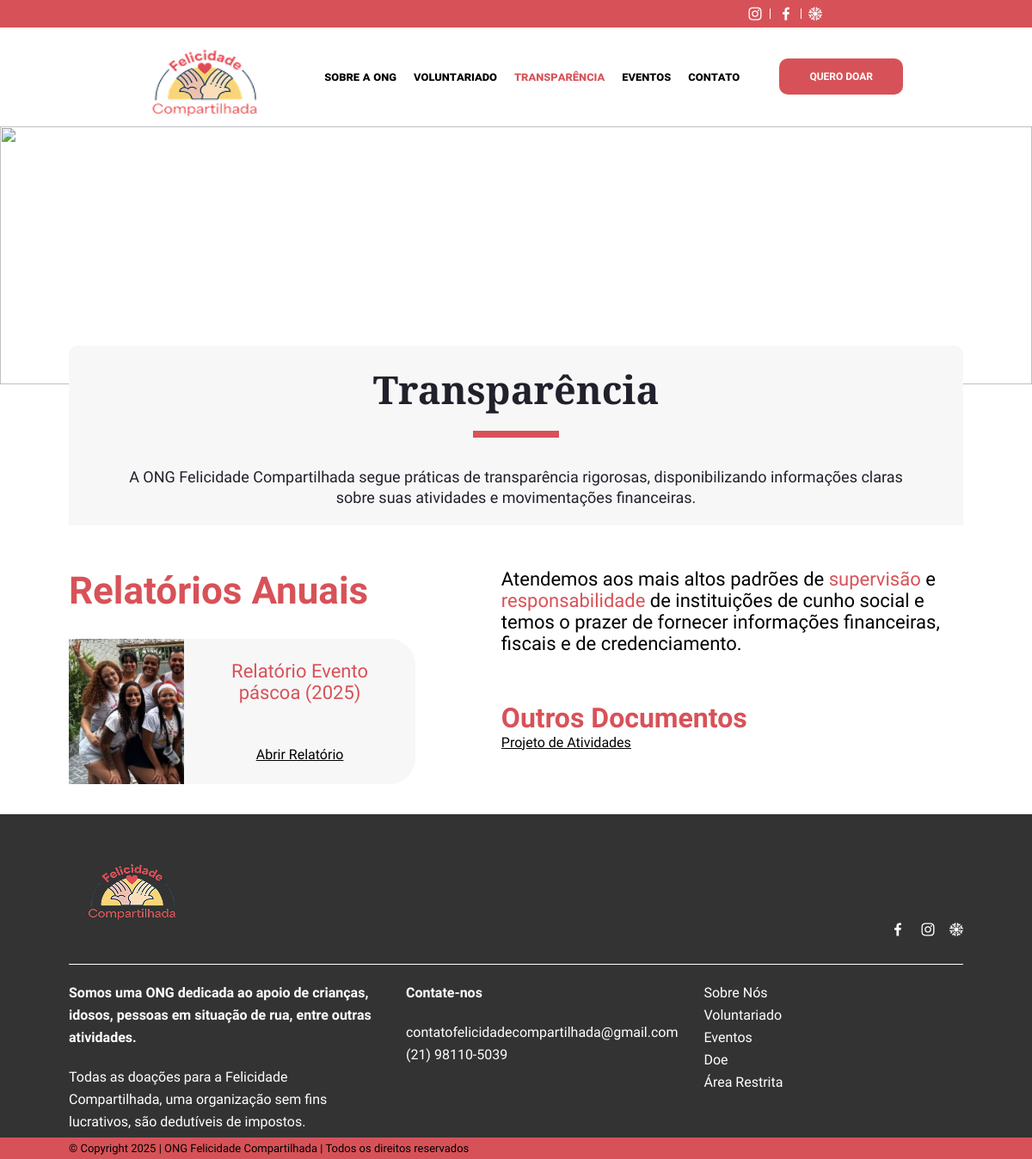
The app's page /transparencia/ with its own data.
### myapp/models.py (models this page shows, shortened)
class RelatorioAnual(models.Model):
    titulo = models.CharField(max_length=200)
    imagem = models.ImageField(upload_to='relatorios_imagens/')
    link_relatorio = models.URLField(max_length=500, blank=True, null=True)
    ano = models.IntegerField()

### myapp/views.py (the view)
# urls.py: path("transparencia/", views.transparencia, name="transparencia"),
def transparencia(request):
    relatorios = RelatorioAnual.objects.all().order_by('-ano')  # pega todos, do mais recente pro mais antigo
    return render(request, "app/transparencia.html", {
        "idBody": "transparencia",
        "relatorios": relatorios,
    })

### myapp/templates/app/transparencia.html (shortened to what this page needs)
{% extends './partials/base.html' %}
{% load static %}
{% block content %}
  <div class="banner-sobre">
    <img src="{% static 'img/transparencia.jpg' %}" alt="" />
  </div>
  <section class="sobre-container container" data-aos="fade-up">
    <div class="sobre-item">
      <h1 class="title">Transparência</h1>
      <p style="text-align: center">A ONG Felicidade Compartilhada segue práticas de transparência rigorosas, disponibilizando informações claras sobre suas atividades e movimentações financeiras.</p>
    </div>
  </section>
  <main class="container">
    <div class="grid-conteudo">
      <div class="relatorios" data-aos="fade-up" data-aos-delay="600">
        <h1>Relatórios Anuais</h1>
        {% for relatorio in relatorios %}
          <div class="grid-item">
            <img src="{{ relatorio.imagem.url }}" alt="Imagem {{ relatorio.ano }}">
            <div>
              <p>{{ relatorio.titulo }} ({{ relatorio.ano }})</p>
            <a href="{{ relatorio.link_relatorio }}" target="_blank">Abrir Relatório</a>
            </div>
          </div>
        {% empty %}
          <p>Nenhum relatório cadastrado ainda.</p>
        {% endfor %}
      </div>
      <div class="outros-documentos" data-aos="fade-left" data-aos-delay="500">
        <p>
          Atendemos aos mais altos padrões de
          <span class="cd">supervisão</span> e
          <span class="cd">responsabilidade</span> de instituições de cunho social e temos o prazer de fornecer informações financeiras, fiscais e de credenciamento.
        </p>
        <h1>Outros Documentos</h1>
        <a href="">Projeto de Atividades</a>
      </div>
    </div>
  </main>
{% endblock %}

### static/css/modules/geral.css (style rules this page uses)
* { margin: 0; padding: 0; }
:root { --cor-primaria: #D75258 ; --cor-detaque: #D75258; --cor-base: #333333; --cor-texto: #20212b; --cor-detaque-hover: #bf2f1a; --fonte-corpo: "Work Sans", sans-serif; --fonte-titulo: "Cormorant Infant", serif; }
img { max-width: 100%; display: block; }
.banner-sobre { width: 100%; height: 300px; overflow: hidden; }
.banner-sobre img { width: 100%; height: 100%; object-fit: cover; object-position: center; }
a { color: inherit; text-decoration: none; }
.container { padding: 5px 320px; }
.cd { color: var(--cor-detaque); }
@media (max-width: 1630px) { .container { padding-left: 200px; padding-right: 200px; } }
@media (max-width: 1400px) { .container { padding-left: 150px; padding-right: 150px; } }
@media (max-width: 1200px) { .container { padding-left: 80px; padding-right: 80px; } }

### static/css/modules/sobre.css (style rules this page uses)
.sobre-item { background-color: #f7f7f7; padding: 28px 225px; border-radius: 10px 10px 0px 0px; color: var(--cor-texto); margin: 0 auto; }
.sobre-item p { font-family: var(--fonte-corpo); font-size: 18px; line-height: 24px; font-weight: 300; text-align: center; }
.sobre-container { margin-top: -50px; position: relative; z-index: 2; margin-bottom: 40px; }
@media (max-width: 1440px) { .sobre-item { padding: 20px 50px; } }

### static/css/modules/transparencia.css (style rules this page uses)
#transparencia main { margin: 0 auto; }
#transparencia .grid-conteudo { display: grid; grid-template-columns: 3fr 4fr; place-content: center; align-items: start; font-family: var(--fonte-corpo); gap: 100px; }
#transparencia .grid-conteudo h1 { font-weight: 600; color: var(--cor-primaria); }
#transparencia .grid-conteudo h1:first-child { font-size: 44px; margin-bottom: 30px; }
.outros-documentos p { font-size: 22px; margin-bottom: 55px; }
.grid-item { background-color: #f7f7f7; margin-bottom: 30px; border-radius: 0px 30px 30px 0px; display: grid; grid-template-columns: 1fr 2fr; }
#transparencia .grid-item img { height: 100%; object-fit: cover; object-position: left; }
#transparencia .grid-item div { padding: 25px; box-sizing: border-box; display: grid; }
#transparencia .grid-item div p { font-size: 22px; color: var(--cor-primaria); text-align: center; padding-bottom: 50px; }
#transparencia .grid-item div a { margin: 0 auto; text-align: center; text-decoration: underline; }
.outros-documentos a { text-decoration: underline; font-weight: 500; }

### records on screen
RelatorioAnual: imagem (picture), titulo "Relatório Evento páscoa", ano "2025"
